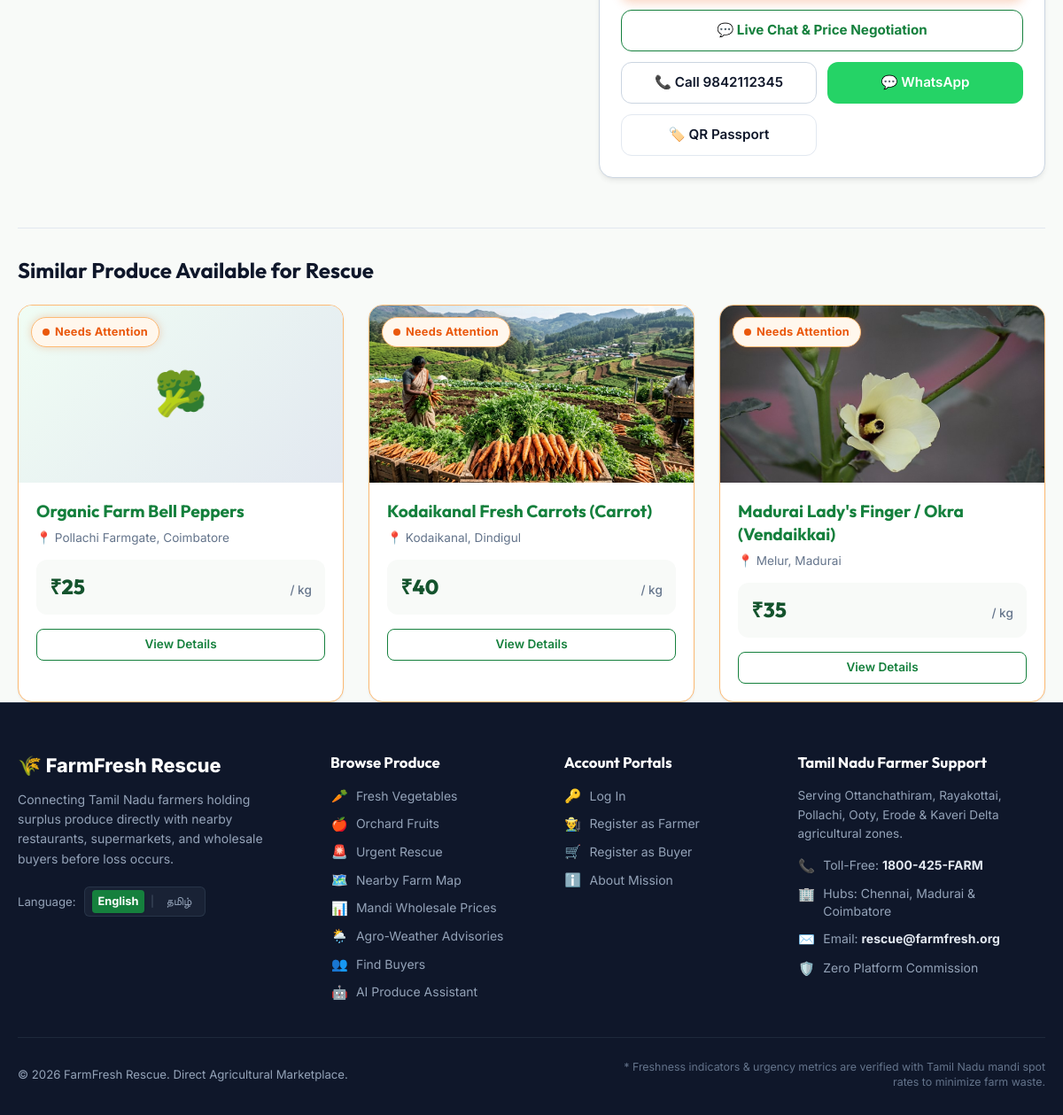
The app's page /listing/2 (lower part), older data.
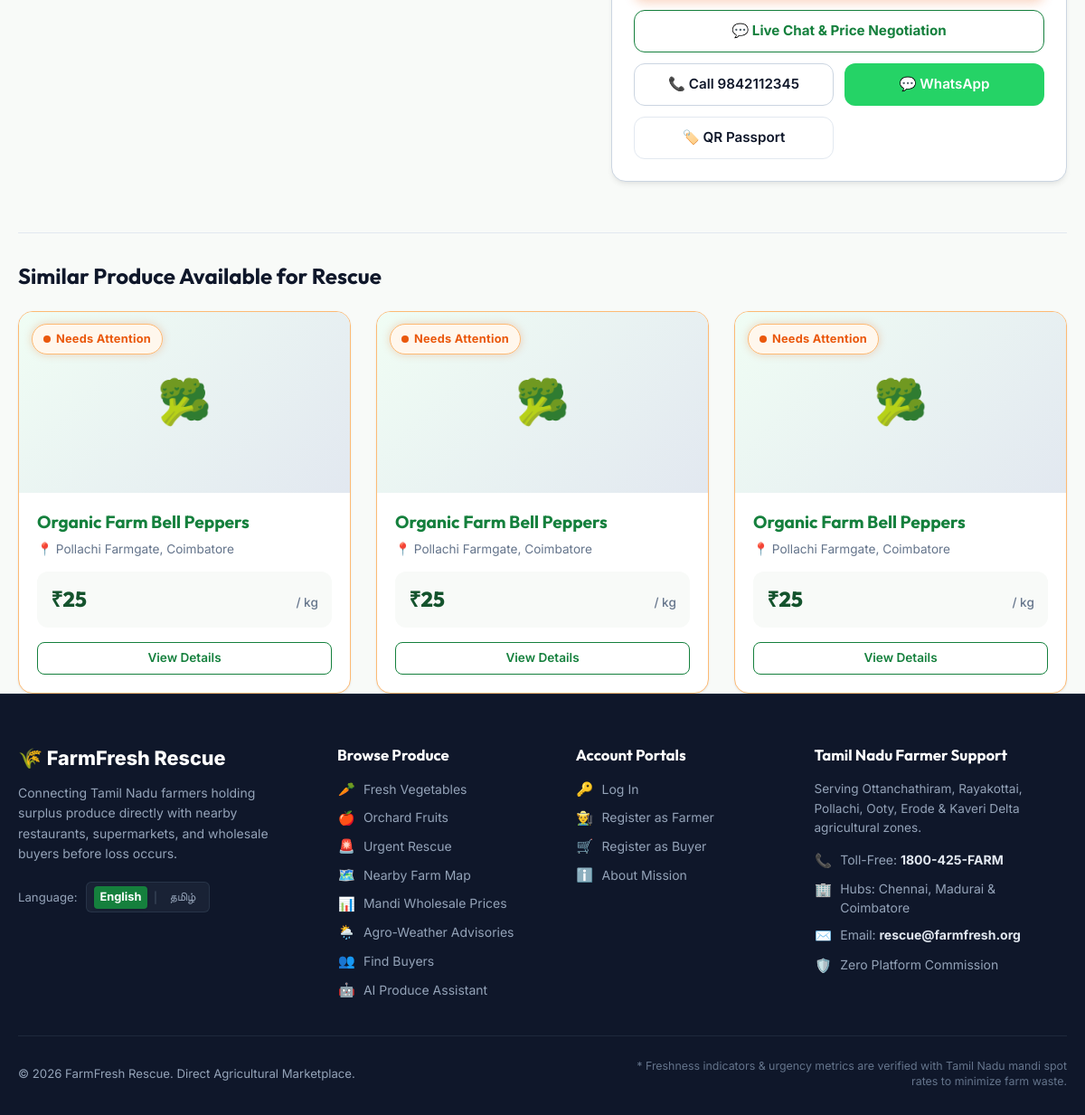
The same page, newer data.
### tables this page shows
CREATE TABLE listings (
        id INTEGER PRIMARY KEY AUTOINCREMENT,
        farmer_id INTEGER NOT NULL,
        crop_name TEXT NOT NULL,
        category TEXT NOT NULL DEFAULT 'Vegetables',
        photo TEXT,
        quantity REAL NOT NULL,
        unit TEXT NOT NULL,
        price_per_unit REAL NOT NULL,
        original_price REAL,
        harvest_date DATE NOT NULL,
        village_town TEXT NOT NULL,
        district TEXT NOT NULL,
        pin_code TEXT NOT NULL,
        farmer_name TEXT NOT NULL,
        farmer_phone TEXT NOT NULL,
        whatsapp_number TEXT,
        description TEXT,
        status TEXT NOT NULL DEFAULT 'Available' CHECK(status IN ('Available', 'Sold', 'Inactive')),
        created_at TIMESTAMP DEFAULT CURRENT_TIMESTAMP,
        updated_at TIMESTAMP DEFAULT CURRENT_TIMESTAMP, state TEXT NOT NULL DEFAULT 'Tamil Nadu', estimated_freshness_date DATE, urgency_level TEXT NOT NULL DEFAULT 'Normal', rescued_from_waste INTEGER DEFAULT 0, storage_condition TEXT DEFAULT 'Ambient / Room Temperature', freshness_score REAL DEFAULT 85, freshness_grade TEXT DEFAULT 'Fresh', quality_grade TEXT DEFAULT 'Grade A', quality_confidence REAL DEFAULT 90, quality_analysis TEXT, suggested_price REAL, latitude REAL, longitude REAL, reserved_quantity REAL DEFAULT 0, shelf_life_days INTEGER DEFAULT 7, qr_code_token TEXT, additional_photos TEXT, expiry_date DATE, rescue_price REAL,
        FOREIGN KEY (farmer_id) REFERENCES users(id) ON DELETE CASCADE
    );

### app.py (the view, shortened to what this page needs)
@app.route('/listing/<int:listing_id>')
def listing_detail(listing_id):
    conn = get_db()
    cursor = conn.cursor()
    cursor.execute("""
        SELECT l.*, u.email as farmer_email, u.user_type as farmer_type, u.created_at as farmer_joined
        FROM listings l
        JOIN users u ON l.farmer_id = u.id
        WHERE l.id = ?
    """, (listing_id,))
    listing = cursor.fetchone()
    if not listing:
        conn.close()
        flash("The requested produce listing was not found.", "danger")
        return redirect(url_for('browse_listings'))
    days_since_harvest = None
    try:
        h_date = datetime.strptime(str(listing['harvest_date']).split()[0], '%Y-%m-%d').date()
        days_since_harvest = (date.today() - h_date).days
    except Exception:
        pass
    cursor.execute("""
        SELECT * FROM listings
        WHERE category = ? AND id != ? AND status = 'Available'
        ORDER BY created_at DESC LIMIT 3
    """, (listing['category'], listing_id))
    related_listings = cursor.fetchall()
    freshness = predict_freshness(listing['crop_name'], listing['harvest_date'], listing['storage_condition'] or 'ambient')
    price_rec = recommend_smart_price(
        listing['crop_name'],
        listing['quantity'],
        freshness.get('freshness_score', 80),
        asking_price=listing['price_per_unit'],
        conn=conn
    )
    buyer_distance_km = None
    is_favorited = False
    conn.close()
    days_old, age_text = calculate_listing_age(listing['created_at'])
    urgency_info = get_listing_urgency_info(listing)
    available_stock = get_available_stock(listing_id)
    benchmark_price = get_crop_benchmark_price(listing['crop_name'], listing['district'])
    return render_template(
        'listing_detail.html',
        listing=listing,
        days_old=days_old,
        age_text=age_text,
        days_since_harvest=days_since_harvest,
        urgency_info=urgency_info,
        needs_attn=urgency_info['is_urgent'],
        related_listings=related_listings,
        freshness=freshness,
        price_rec=price_rec,
        buyer_distance_km=buyer_distance_km,
        is_favorited=is_favorited,
        available_stock=available_stock,
        benchmark_price=benchmark_price
    )

### ai_engine.py (called while the page is built, shortened)
def find_crop_profile(crop_name):
    name_clean = (crop_name or "").lower().strip()
    for profile_key, profile in CROP_AGRONOMIC_PROFILES.items():
        if profile_key in name_clean:
            return profile_key, profile
        for alias in profile.get('aliases', []):
            if alias.lower() in name_clean or name_clean in alias.lower():
                return profile_key, profile

### app.py (called while the page is built, shortened)
def get_current_user():
    user = None
    user_id = session.get('user_id')
    if user_id:
        user = auth_service.get_user_by_id(user_id)
    if not user:
        jwt_token = request.cookies.get('farmfresh_auth_token')
        if not jwt_token and request.headers.get('Authorization'):
            auth_header = request.headers.get('Authorization', '').strip()
            if auth_header.startswith('Bearer '):
                jwt_token = auth_header.split(' ', 1)[1].strip()
    if user and user.get('is_active') == 0:
        session.clear()
        return None
    return user

def is_needs_attention(listing):
    info = get_listing_urgency_info(listing)
    return info['is_urgent']

### templates/listing_detail.html (shortened to what this page needs)
{% extends "base.html" %}
{% block content %}
<div class="container">
  <div class="detail-grid">
    <div>
    </div>
    <div class="detail-content">
      <div class="farmer-contact-card">
        {% if listing['status'] == 'Available' and available_stock > 0 %}
          <div style="display: flex; flex-direction: column; gap: 0.75rem;">
            <a href="{{ url_for('chat_conversation', recipient_id=listing['farmer_id']) }}?listing_id={{ listing['id'] }}" class="btn btn-outline-primary btn-block" style="font-weight: 700; text-align: center; display: block; padding: 0.65rem 1rem;">
              💬 Live Chat & Price Negotiation
            </a>
            <div class="farmer-quick-actions">
              <a href="tel:{{ listing['farmer_phone'] }}" class="btn btn-secondary" style="border-color: #cbd5e1;">
                📞 Call {{ listing['farmer_phone'] }}
              </a>
              {% set wa_num = listing['whatsapp_number'] or listing['farmer_phone'] %}
              {% set clean_wa = wa_num.replace(' ', '').replace('-', '').replace('+91', '') %}
              <a href="https://wa.me/91{{ clean_wa }}?text=Hello%20{{ listing['farmer_name'] }}%2C%20I%20saw%20your%20listing%20for%20{{ listing['crop_name'] }}%20on%20FarmFresh%20Rescue."
                 target="_blank" rel="noopener noreferrer" class="btn btn-whatsapp">
                💬 WhatsApp
              </a>
              <a href="{{ url_for('trace_produce', listing_id=listing['id']) }}" class="btn btn-secondary" target="_blank" title="View provenance passport and QR stamp">
                🏷️ QR Passport
              </a>
            </div>
          </div>
        {% elif listing['status'] == 'Available' and available_stock <= 0 %}
          <div style="background: #fff7ed; padding: 1rem; border-radius: var(--radius-md); text-align: center; color: #c2410c; font-weight: 600;">
            ⚠️ This harvest is currently fully reserved by active buyer orders.
          </div>
        {% else %}
          <div style="background: #f1f5f9; padding: 1rem; border-radius: var(--radius-md); text-align: center; color: #64748b; font-weight: 600;">
            ✓ This harvest batch has been marked as SOLD and rescued from waste.
          </div>
        {% endif %}
      </div>
    </div>
  </div>
  {% if related_listings %}
    <div style="margin-top: 3rem; padding-top: 2rem; border-top: 1px solid var(--border-subtle);">
      <h3 style="font-size: 1.5rem; margin-bottom: 1.5rem;">Similar Produce Available for Rescue</h3>
      <div class="produce-grid">
        {% for item in related_listings %}
          <div class="produce-card {% if is_needs_attention(item) %}is-urgent{% endif %}">
            <div class="card-image-wrap">
              {% if is_needs_attention(item) %}
                <div class="card-floating-badge">
                  <span class="badge-urgent"><span class="pulse-dot"></span> Needs Attention</span>
                </div>
              {% endif %}
              {% if item['photo'] %}
                <img src="{{ url_for('static', filename='uploads/' ~ item['photo']) }}" alt="{{ item['crop_name'] }}" class="card-img" loading="lazy">
              {% else %}
                <div class="card-img-placeholder">🥦</div>
              {% endif %}
            </div>
            <div class="card-body">
              <h4 class="crop-title">
                <a href="{{ url_for('listing_detail', listing_id=item['id']) }}">{{ item['crop_name'] }}</a>
              </h4>
              <div class="crop-location">📍 {{ item['village_town'] }}, {{ item['district'] }}</div>
              <div class="crop-pricing-box">
                <span class="price-main">₹{{ "%.0f"|format(item['price_per_unit']) }}</span>
                <span class="price-unit">/ {{ item['unit'] }}</span>
              </div>
              <a href="{{ url_for('listing_detail', listing_id=item['id']) }}" class="btn btn-sm btn-outline-primary btn-block">View Details</a>
            </div>
          </div>
        {% endfor %}
      </div>
    </div>
  {% endif %}
</div>
{% endblock %}

Row changes from the older to the newer data that the page shows:
no longer on this page (row unchanged): listings: photo (picture), crop_name "Kodaikanal Fresh Carrots (Carrot)", village_town "Kodaikanal", district "Dindigul", price_per_unit "40", unit "kg"
no longer on this page (row unchanged): listings: photo (picture), crop_name "Madurai Lady's Finger / Okra (Vendaikkai)", village_town "Melur", district "Madurai", price_per_unit "35", unit "kg"
added listings: crop_name "Organic Farm Bell Peppers", village_town "Pollachi Farmgate", district "Coimbatore", price_per_unit "25", unit "kg"
added listings: crop_name "Organic Farm Bell Peppers", village_town "Pollachi Farmgate", district "Coimbatore", price_per_unit "25", unit "kg"
